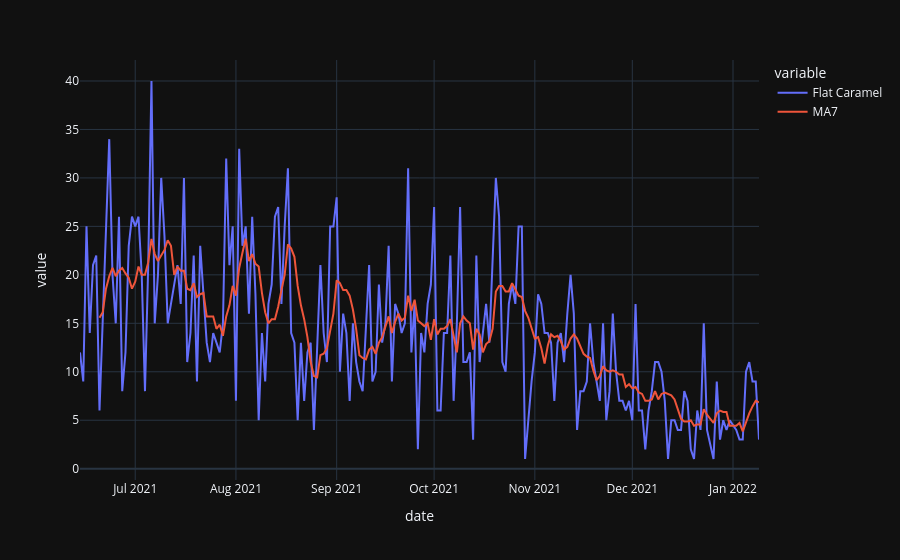

The notebook cell this image was saved under:
### Markdown cell above
# MEXENDO COMO REGRESSAO

### Code cell
flat_caramel_2 = flat_caramel.copy()
flat_caramel_2["MA7"] = flat_caramel_2["Flat Caramel"].rolling(7).mean()
fig = px.line(flat_caramel_2, x = flat_caramel_2.index, y = ["Flat Caramel", "MA7"],
             template = "plotly_dark")
fig.show()

### Figure 1 — Plotly figure (JSON) as saved in the notebook; plotly's stock layout.template omitted (floating-point values rounded to 4 significant figures; data arrays with more than 128 entries replaced by an {"elided": "..."} marker saying what was removed)
{"data": [{"hovertemplate": "variable=Flat Caramel<br>date=%{x}<br>value=%{y}<extra></extra>", "legendgroup": "Flat Caramel", "line": {"color": "#636efa", "dash": "solid"}, "marker": {"symbol": "circle"}, "mode": "lines", "name": "Flat Caramel", "orientation": "v", "showlegend": true, "type": "scatter", "x": {"elided": "208 str values"}, "xaxis": "x", "y": {"elided": "208 int values"}, "yaxis": "y"}, {"hovertemplate": "variable=MA7<br>date=%{x}<br>value=%{y}<extra></extra>", "legendgroup": "MA7", "line": {"color": "#EF553B", "dash": "solid"}, "marker": {"symbol": "circle"}, "mode": "lines", "name": "MA7", "orientation": "v", "showlegend": true, "type": "scatter", "x": {"elided": "208 str values"}, "xaxis": "x", "y": {"elided": "208 float values"}, "yaxis": "y"}], "layout": {"autosize": true, "legend": {"title": {"text": "variable"}, "tracegroupgap": 0}, "margin": {"t": 60}, "xaxis": {"anchor": "y", "autorange": true, "domain": [0, 1], "range": ["2021-06-14", "2022-01-09"], "title": {"text": "date"}, "type": "date"}, "yaxis": {"anchor": "x", "autorange": true, "domain": [0, 1], "range": [-1.167, 42.17], "title": {"text": "value"}, "type": "linear"}}}
